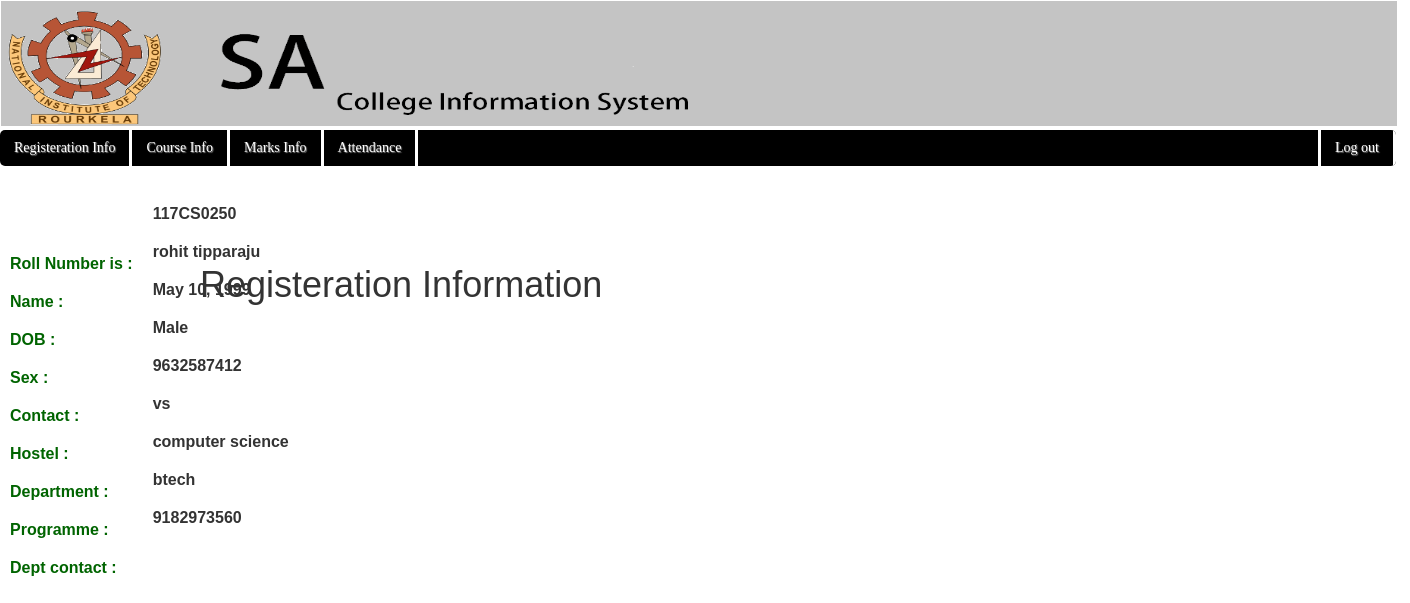
The page /student/117CS0250/ (signed in) on the database its author committed.
### data/models.py (models this page shows, shortened)
class Student(models.Model):
	user = models.OneToOneField(settings.AUTH_USER_MODEL, on_delete=models.CASCADE)
	dept = models.ForeignKey(Dept, on_delete=models.CASCADE)
	id = models.CharField(primary_key=True,max_length=20)
	name = models.CharField(max_length=50)
	dob = models.DateField(default='1990-01-01',verbose_name="date of birth")
	sex = models.CharField(max_length=20, choices=sex_choice)
	contact = models.BigIntegerField()
	hostel = models.CharField(max_length=50)
	programme = models.CharField(max_length=50)

class Dept(models.Model):
	id = models.CharField(primary_key=True, max_length=20)
	name = models.CharField(max_length=50)
	contact = models.BigIntegerField()
	class Meta:
		verbose_name_plural = 'Departments'

### data/views.py (the view)
# urls.py: path('student/<slug:id>/',views.student,name='student'),
@login_required
def student(request,id):
	so = get_object_or_404(Student,pk=id)
	return render(request,'data/student.html',{'so':so})

### data/templates/data/student.html
{% extends "data/home_s.html" %}
{% load static %}
     {% block extrahead %}
        <link rel="stylesheet" href="{% static '/css/registration.css' %}">
     {% endblock %}
{% block content %}
    <div id = "info">
        <h1 id ="h1" >Registeration Information</h1>
        <table >
            <tr >
                <th id = "inf_h" >Roll Number is  :</th>
                <th>{{ so.id }}</th>
            </tr>
            <tr>
                <th id = "inf_h" >Name  :</th>
                <th>{{ so.name }}</th>
            </tr>
            <tr>
                <th id = "inf_h">DOB  :</th>
                <th>{{ so.dob }}</th>
            </tr>
            <tr>
                <th id = "inf_h" >Sex  :</th>
                <th>{{ so.sex }}</th>
            </tr>
            <tr>
                <th id = "inf_h" >Contact  :</th>
                <th>{{ so.contact }}</th>
            </tr>
            <tr>
                <th id = "inf_h">Hostel  :</th>
                <th>{{ so.hostel }}</th>
            </tr>
            <tr>
                <th id = "inf_h">Department  :</th>
                <th>{{ so.dept.name }}</th>
            </tr>
            <tr>
                <th id = "inf_h">Programme  :</th>
                <th>{{ so.programme }}</th>
            </tr>
            <tr>
                <th id = "inf_h" >Dept contact  :</th>
                <th>{{ so.dept.contact }}</th>
            </tr>
        </table>
    </div>
{% endblock %}

### data/static/css/registration.css (style rules this page uses)
#info { position : relative; font-family : sans-serif; }
#h1 { position :relative; top:120px; left :200px; }
th { padding:10px; }
#inf_h { position:relative; top:50px; color : #006400; text-align: left; }

### rows shown on the page
Student: id "117CS0250", name "rohit tipparaju", dob "May 10, 1999", sex "Male", contact "9632587412", hostel "vs", dept.name "computer science", programme "btech", dept.contact "9182973560"
